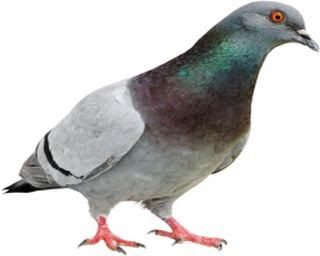
#> input picture pictures/queryimage.png, 320 x 256 px
$ jupyter execute cs22b1024_LAB4_QA3.ipynb
#> lines starting #> are read from the running program, lines starting #| are printed output that depends on the picture; long printed decimals are rounded
[cell 1]
import matplotlib.pyplot as plt
from PIL import Image
import numpy as np
import cv2

[cell 2]
def calculate_histogram(image_path, bins=256):
#> called with image_path = './pictures/queryimage.png', bins = 256
    image = Image.open(image_path)
#> image is the input picture: PIL image 320x256 RGBA; mean R, G, B, A 203.2, 202, 201.1, 254.1
    image_array = np.array(image)
    histogram = cv2.calcHist([image_array], [0], None, [bins], [0, 256])
#> histogram = 256 values, max 44866 at index 255, min 3 at index 1, mean 320
    cv2.normalize(histogram, histogram)
    return histogram

[cell 3]
fig,ax=plt.subplots(3)
query_hist=calculate_histogram('./pictures/queryimage.png')
#> query_hist = 256 values, max 0.998 at index 255, min 6.67e-05 at index 1, mean 0.00712
ax[0].hist(query_hist)
ax[0].set_title("Query Image")
ref1_hist=calculate_histogram('./pictures/refimage1.png')
#> call 2 of calculate_histogram, with image_path = './pictures/refimage1.png', bins = 256
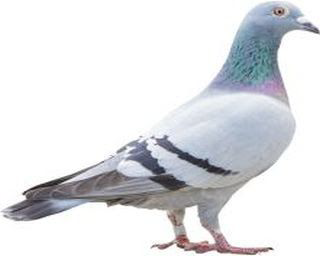
#> input picture pictures/refimage1.png, 320 x 256 px
#> in calculate_histogram, image is the input picture: PIL image 320x256 RGBA; mean R, G, B, A 223.4, 224.7, 227.7, 254.1
#> in calculate_histogram (call 2), `histogram = cv2.calcHist([image_array], [0], None, [bins], [0, 256])`: histogram = 256 values, max 47422 at index 255, min 0 at index 0, mean 320
#> ref1_hist = 256 values, max 0.997 at index 255, min 0 at index 0, mean 0.00673
ax[1].hist(ref1_hist)
ax[1].set_title("Ref Image 1")
ref2_hist=calculate_histogram('./pictures/refimage2.png')
#> call 3 of calculate_histogram, with image_path = './pictures/refimage2.png', bins = 256
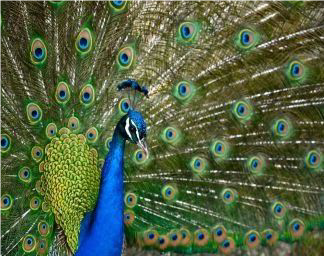
#> input picture pictures/refimage2.png, 324 x 256 px
#> in calculate_histogram, image is the input picture: PIL image 324x256 RGBA; mean R, G, B, A 82.4, 98, 65, 254.1
#> in calculate_histogram (call 3), `histogram = cv2.calcHist([image_array], [0], None, [bins], [0, 256])`: histogram = 256 values, max 1402 at index 0, min 2 at index 252, mean 324
#> ref2_hist = 256 values, max 0.2 at index 0, min 0.000286 at index 252, mean 0.0463
ax[2].hist(ref2_hist)
ax[2].set_title("Ref Image 2")

fig.tight_layout()
plt.show()
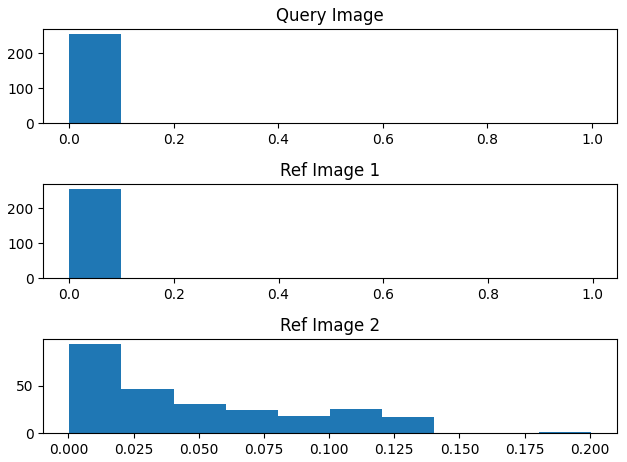
#> figure drawn by matplotlib, 3 panels; panel 1: tallest bar 255 high, from x = 6.67e-05 to 0.0998; panel 2: tallest bar 255 high, from x = 0 to 0.0997; panel 3: tallest bar 94 high, from x = 0.000286 to 0.0203

[cell 4]
print(f"The Battacharya Distance between queryimage and refimage1: {cv2.compareHist(query_hist,ref1_hist,cv2.HISTCMP_BHATTACHARYYA)}")
#| The Battacharya Distance between queryimage and refimage1: 0.1809
print(f"The Battacharya Distance between queryimage and refimage2: {cv2.compareHist(query_hist,ref2_hist,cv2.HISTCMP_BHATTACHARYYA)}")
#| The Battacharya Distance between queryimage and refimage2: 0.6471
